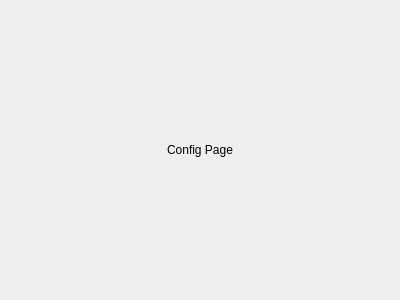
<?xml version="1.0" encoding="UTF-8"?>
<ui version="4.0">
 <class>ConfigPage</class>
 <widget class="QWidget" name="ConfigPage">
  <property name="geometry">
   <rect>
    <x>0</x>
    <y>0</y>
    <width>400</width>
    <height>300</height>
   </rect>
  </property>
  <property name="windowTitle">
   <string>Form</string>
  </property>
  <layout class="QVBoxLayout" name="verticalLayout">
   <item>
    <widget class="QLabel" name="label">
     <property name="text">
      <string>Config Page</string>
     </property>
     <property name="alignment">
      <set>Qt::AlignCenter</set>
     </property>
    </widget>
   </item>
  </layout>
 </widget>
 <resources/>
 <connections/>
</ui>
